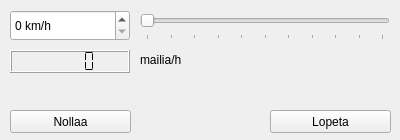
<?xml version="1.0" encoding="UTF-8"?>
<ui version="4.0">
 <class>Paaikkuna</class>
 <widget class="QWidget" name="Paaikkuna">
  <property name="geometry">
   <rect>
    <x>0</x>
    <y>0</y>
    <width>400</width>
    <height>140</height>
   </rect>
  </property>
  <property name="mouseTracking">
   <bool>true</bool>
  </property>
  <property name="windowTitle">
   <string>Paaikkuna</string>
  </property>
  <widget class="QSpinBox" name="spinBox_kmh">
   <property name="geometry">
    <rect>
     <x>10</x>
     <y>10</y>
     <width>120</width>
     <height>31</height>
    </rect>
   </property>
   <property name="suffix">
    <string> km/h</string>
   </property>
   <property name="maximum">
    <number>1000</number>
   </property>
   <property name="singleStep">
    <number>1</number>
   </property>
  </widget>
  <widget class="QLCDNumber" name="lcdNumber_mailiah">
   <property name="geometry">
    <rect>
     <x>10</x>
     <y>50</y>
     <width>120</width>
     <height>23</height>
    </rect>
   </property>
   <property name="segmentStyle">
    <enum>QLCDNumber::Flat</enum>
   </property>
  </widget>
  <widget class="QSlider" name="horizontalSlider_kmh">
   <property name="geometry">
    <rect>
     <x>140</x>
     <y>10</y>
     <width>250</width>
     <height>30</height>
    </rect>
   </property>
   <property name="maximum">
    <number>1000</number>
   </property>
   <property name="orientation">
    <enum>Qt::Horizontal</enum>
   </property>
   <property name="tickPosition">
    <enum>QSlider::TicksBelow</enum>
   </property>
   <property name="tickInterval">
    <number>100</number>
   </property>
  </widget>
  <widget class="QLabel" name="label_mailiah">
   <property name="geometry">
    <rect>
     <x>140</x>
     <y>50</y>
     <width>61</width>
     <height>20</height>
    </rect>
   </property>
   <property name="text">
    <string>mailia/h</string>
   </property>
  </widget>
  <widget class="QPushButton" name="pushButton_nollaa">
   <property name="geometry">
    <rect>
     <x>10</x>
     <y>110</y>
     <width>121</width>
     <height>23</height>
    </rect>
   </property>
   <property name="text">
    <string>Nollaa</string>
   </property>
  </widget>
  <widget class="QPushButton" name="pushButton_lopeta">
   <property name="geometry">
    <rect>
     <x>270</x>
     <y>110</y>
     <width>121</width>
     <height>23</height>
    </rect>
   </property>
   <property name="text">
    <string>Lopeta</string>
   </property>
  </widget>
 </widget>
 <layoutdefault spacing="6" margin="11"/>
 <resources/>
 <connections>
  <connection>
   <sender>pushButton_lopeta</sender>
   <signal>clicked()</signal>
   <receiver>Paaikkuna</receiver>
   <slot>close()</slot>
   <hints>
    <hint type="sourcelabel">
     <x>277</x>
     <y>123</y>
    </hint>
    <hint type="destinationlabel">
     <x>261</x>
     <y>122</y>
    </hint>
   </hints>
  </connection>
  <connection>
   <sender>spinBox_kmh</sender>
   <signal>valueChanged(int)</signal>
   <receiver>horizontalSlider_kmh</receiver>
   <slot>setValue(int)</slot>
   <hints>
    <hint type="sourcelabel">
     <x>111</x>
     <y>20</y>
    </hint>
    <hint type="destinationlabel">
     <x>152</x>
     <y>26</y>
    </hint>
   </hints>
  </connection>
  <connection>
   <sender>horizontalSlider_kmh</sender>
   <signal>valueChanged(int)</signal>
   <receiver>spinBox_kmh</receiver>
   <slot>setValue(int)</slot>
   <hints>
    <hint type="sourcelabel">
     <x>241</x>
     <y>31</y>
    </hint>
    <hint type="destinationlabel">
     <x>117</x>
     <y>33</y>
    </hint>
   </hints>
  </connection>
 </connections>
</ui>
